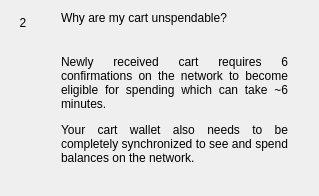
                  <widget class="QWidget" name="widgetFaq2" native="true">
                   <layout class="QHBoxLayout" name="horizontalPage2" stretch="0,1">
                    <item alignment="Qt::AlignTop">
                     <widget class="QLabel" name="labelNumber2">
                      <property name="minimumSize">
                       <size>
                        <width>24</width>
                        <height>24</height>
                       </size>
                      </property>
                      <property name="maximumSize">
                       <size>
                        <width>16777215</width>
                        <height>24</height>
                       </size>
                      </property>
                      <property name="text">
                       <string>2</string>
                      </property>
                      <property name="alignment">
                       <set>Qt::AlignCenter</set>
                      </property>
                     </widget>
                    </item>
                    <item>
                     <layout class="QVBoxLayout" name="verticalLayoutPage2">
                      <property name="spacing">
                       <number>0</number>
                      </property>
                      <property name="leftMargin">
                       <number>20</number>
                      </property>
                      <property name="rightMargin">
                       <number>20</number>
                      </property>
                      <item>
                       <widget class="QLabel" name="labelSubtitle2">
                        <property name="text">
                         <string>Why are my cart unspendable?</string>
                        </property>
                        <property name="wordWrap">
                         <bool>true</bool>
                        </property>
                       </widget>
                      </item>
                      <item>
                       <spacer name="verticalSpacer_20">
                        <property name="orientation">
                         <enum>Qt::Vertical</enum>
                        </property>
                        <property name="sizeType">
                         <enum>QSizePolicy::Fixed</enum>
                        </property>
                        <property name="sizeHint" stdset="0">
                         <size>
                          <width>20</width>
                          <height>30</height>
                         </size>
                        </property>
                       </spacer>
                      </item>
                      <item>
                       <widget class="QLabel" name="labelContent2">
                        <property name="text">
                         <string>
                           &lt;html&gt;&lt;head/&gt;&lt;body&gt;&lt;p align=&quot;justify&quot;&gt;
                           Newly received cart requires 6 confirmations on the network
                           to become eligible for spending which can take ~6 minutes.
                           &lt;/p&gt;&lt;p align=&quot;justify&quot;&gt;
                           Your cart wallet also needs to be completely synchronized
                           to see and spend balances on the network.
                           &lt;/p&gt;&lt;/body&gt;&lt;/html&gt;
                         </string>
                        </property>
                        <property name="alignment">
                         <set>Qt::AlignLeading|Qt::AlignLeft|Qt::AlignTop</set>
                        </property>
                        <property name="wordWrap">
                         <bool>true</bool>
                        </property>
                       </widget>
                      </item>
                      <item>
                       <spacer name="verticalSpacer_21">
                        <property name="orientation">
                         <enum>Qt::Vertical</enum>
                        </property>
                        <property name="sizeHint" stdset="0">
                         <size>
                          <width>20</width>
                          <height>20</height>
                         </size>
                        </property>
                       </spacer>
                      </item>
                     </layout>
                    </item>
                   </layout>
                  </widget>
